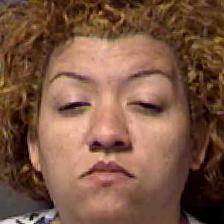
#> input picture BlurOperation/Example/Images/check.JPG, 224 x 224 px
$ python blur_face.py
#> lines starting #> are read from the running program, lines starting #| are printed output that depends on the picture; after the words box and inside, x2 and y2 are one past the last pixel; in counts of white or black regions, pixels touching at a corner belong together

# Original Author : Aidan Boyd
# Modified for purpose : Aman Bhatta

import os
import numpy as np
import cv2
import matplotlib.pyplot as plt
from scipy.ndimage.filters import gaussian_filter
import scipy.ndimage
import seaborn as sns
from copy import deepcopy

## This is used to calculate the blur amount based on a polynomial
def get_curve(max_blur,val,order=4):
    val = (1/(max_blur**(order-1)))*(val**order) # (1/max^3)x^4
    return val


def blur_image(im,stacked_img,max_blur,curved):

    blurred_im = deepcopy(im) # to hold final image
    stacked_img = scipy.ndimage.gaussian_filter(stacked_img, 5) # Blur this image so no hard boundaries between different levels
    scaled_img = stacked_img/(stacked_img.max()/max_blur) # Scale image back to range 0 to sigma max so we get correct blur level

    scaled_img = np.around(scaled_img,decimals=1) # Round to one decimal place
    uniq_vals = np.unique(scaled_img)
    for scaled_val in uniq_vals: # for all possible blur levels
        blur_amount = round(max_blur - scaled_val, 1)
        if curved: # based on polynomial instead of linear
            blur_amount  = get_curve(max_blur,blur_amount,order=4)

        if blur_amount != 0: # if blurring required
            indices = np.where(scaled_img == scaled_val) # where this level of blur should be applied
            qwerty = scipy.ndimage.gaussian_filter(im, blur_amount)
            blurred_im[indices] = qwerty[indices] # apply that blur level to the specified pixels
    return blurred_im


if __name__ == "__main__":

    sigma_max = 15 # You can set this to any value
    curved = True # Use a non-linear function to calculate blur

    #mask folder
    example_annotations = "./Example/Annotations/checkAnno.png"

    #original image
    example_image = cv2.imread('./Example/Images/check.JPG',cv2.IMREAD_GRAYSCALE)
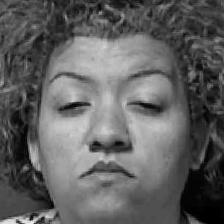
#> example_image: shape (224, 224); min 0, max 241, mean 95.7

    # Resize the original image to match the size of the annotation
    example_image = cv2.resize(example_image,(512,512),interpolation=cv2.INTER_NEAREST)
#> example_image: shape (512, 512)
    stacked_img = cv2.imread(example_annotations,cv2.IMREAD_GRAYSCALE)
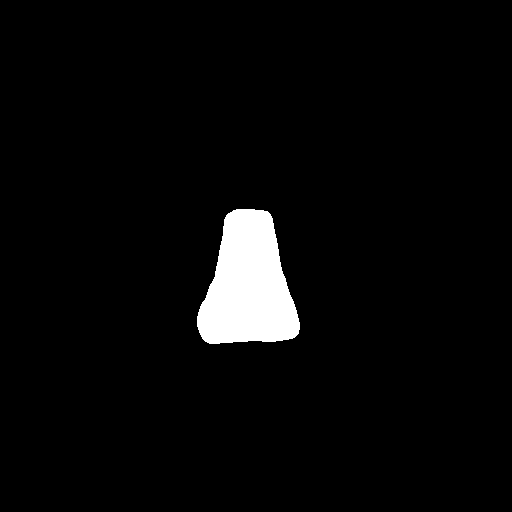
#> input picture BlurOperation/Example/Annotations/checkAnno.png, 512 x 512 px
#> stacked_img: shape (512, 512); 3.7% white; 1 white region, box (x1, y1, x2, y2) and area: (197, 209, 300, 344) 9701

    # Generate blurred image
    blurred_image = blur_image(example_image,stacked_img,sigma_max,curved)
#> in blur_image, `uniq_vals = np.unique(scaled_img)`: uniq_vals = 151 values from 0 to 15
#> the loop in blur_image, `for scaled_val in uniq_vals:` made 151 passes
#> (scaled_val, blur_amount, val in get_curve, indices) on passes 2 to 10: (0.1, 14.6, 14.6, 853 positions, rows 197 to 355, columns 184 to 312), (0.2, 14.22, 14.22, 460 positions, rows 198 to 354, columns 186 to 310), (0.3, 13.84, 13.84, 164 positions, rows 199 to 353, columns 187 to 309), (0.4, 13.46, 13.46, 273 positions, rows 199 to 353, columns 187 to 308), (0.5, 13.1, 13.1, 242 positions, rows 200 to 352, columns 188 to 308), (0.6, 12.74, 12.74, 186 positions, rows 200 to 351, columns 189 to 307), (0.7, 12.39, 12.39, 92 positions, rows 201 to 351, columns 189 to 307), (0.8, 12.05, 12.05, 157 positions, rows 201 to 351, columns 189 to 307), (0.9, 11.71, 11.71, 145 positions, rows 201 to 350, columns 189 to 306)
#> (blur_amount, val in get_curve, indices) on pass 1: (15, 15, 246803 positions, rows 0 to 511, columns 0 to 511)
#> pass 1, in blur_image, `qwerty = scipy.ndimage.gaussian_filter(im, blur_amount)`:
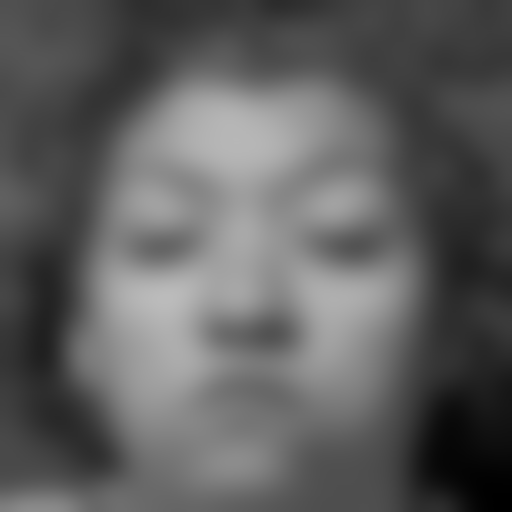
#> qwerty: shape (512, 512); min 0, max 187, mean 94.7

    # For display purposes
    color_example_image = cv2.cvtColor(example_image,cv2.COLOR_GRAY2RGB)
    mask_annotation = cv2.cvtColor(stacked_img,cv2.COLOR_GRAY2RGB)
#> mask_annotation is the input picture: shape (512, 512, 3); 3.7% white; 1 white region, box (x1, y1, x2, y2) and area: (197, 209, 300, 344) 9701
    color_blurred_image = cv2.cvtColor(blurred_image,cv2.COLOR_GRAY2RGB)
    combined_image = np.concatenate((color_example_image,mask_annotation,color_blurred_image),axis=1)
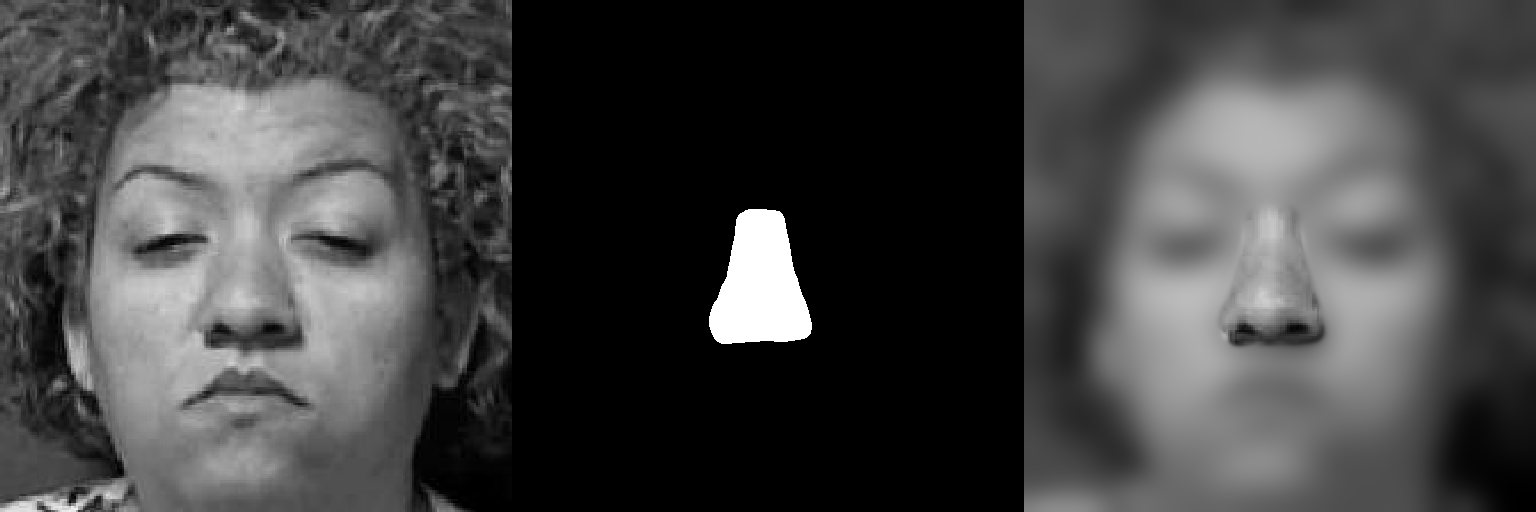
#> combined_image: shape (512, 1536, 3); min 0, max 255, mean 66.6
    plt.cla()
    plt.imshow(combined_image)
    plt.title("Original image | Annotation | Blurred Image")
    plt.show()
